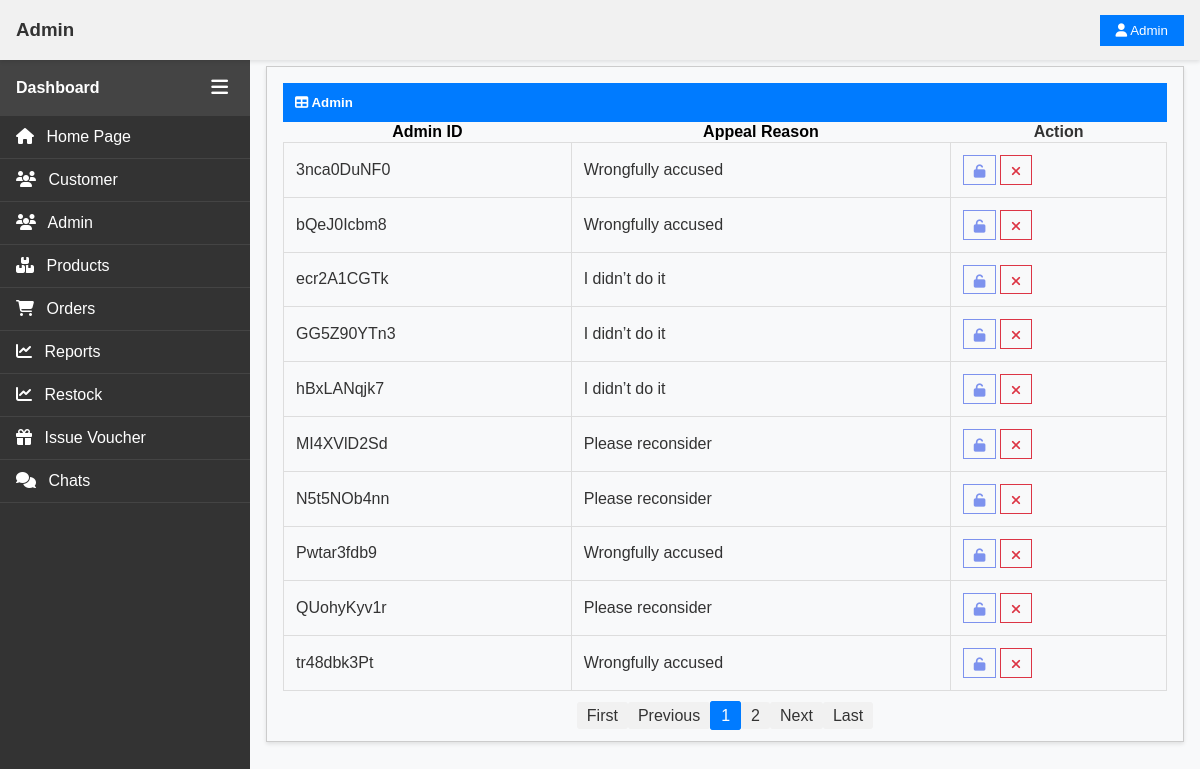
/pages/admin/view_admin_request.php (signed in), run on the app's committed database.
### tables this page shows
CREATE TABLE `blockeduser` (
  `blockedUserID` varchar(15) NOT NULL,
  `role` enum('user','staff') NOT NULL,
  `status` enum('-','reject','request') NOT NULL,
  `appealReason` varchar(30) DEFAULT NULL
);

### pages/admin/view_admin_request.php (the view, shortened to what this page needs)
<?php
require '../../_base.php';
require __DIR__ . "/../admin/main.php";
?>
<?php
$fields = [
    'blockedUserID' => 'Admin ID',
    'appealReason'=>'Appeal Reason'
];
$sort = req('sort');
key_exists($sort, $fields) || $sort = 'blockedUserID';
$dir = req('dir');
in_array($dir, ['asc', 'desc']) || $dir = 'asc';
$page = req('page', 1);
require_once '../../Pager.php';
$p = new Pager("SELECT * FROM blockeduser WHERE role ='staff' AND status='request' ORDER BY $sort $dir", [], 10, $page);
 $arr = $p->result;
?>
<div class="main-content">
    <div class="container-table">
        <div style="padding: 1rem;">
            <table class="tb">
                <div class="tb-title">
                    <h5 style="margin: 0;"><i class="fas fa-table"></i> Admin </h5>
                    <tr class="Ruquet Unblock (ADMIN)">
                        <th>Action</th>
                    </tr>
                </div>
                <?php foreach ($arr as $a): ?>
                    <tr class="row">
                        <td class="td"><?= $a->blockedUserID ?></td>
                        <td class="td"><?= $a->appealReason ?></td>
                        <td class="td">
                        <button onclick="playSoundE()" class="action-btn-unblocked" data-post="/pages/admin/unblockAdmin.php?id=<?= $a->blockedUserID  ?> "
                        data-confirm="Are you sure you want to unblock this user?"><i class="fas fa-unlock"></i></button>
                        <button onclick="playSoundB()" class="action-btn-delete" data-post="/pages/admin/rejectUnblock.php?blockedUserID=<?= $a->blockedUserID ?>&role=<?= $a->role ?>"
                        data-confirm="Are you sure you want to reject unblock this user?"><i class="fa-solid fa-xmark"></i></button>
                    </td>
                    </tr>
                <?php endforeach ?>
            </table>
            <div class="pagination" style="text-align: center; margin-top: 1rem;">
                <?= $p->html("sort=$sort&dir=$dir") ?>
            </div>
        </div>
    </div>
</div>
<?php
require '../../admin_foot.php';
?>

### css/main.css (style rules this page uses)
body { margin: 0; padding: 0; font-family: Arial, sans-serif; background-color: #f8f9fa; color: #333; }
.main-content { margin-left: var(--sidebar-width); margin-top: 50px; padding: 1rem; }
.container-table { border: 1px solid #ccc; box-shadow: 0 2px 4px rgba(0,0,0,0.1); }
.tb-title { background-color: #007bff; color: #fff; padding: 0.75rem; }
.tb { width: 100%; border-collapse: collapse; }
.td { padding: 0.75rem; border: 1px solid #ddd; }
.action-btn-delete { padding: 0.3rem 0.6rem; padding-top: 8px ; border: 1px solid #dc3545; background: none; cursor: pointer; color: #dc3545; }
.action-btn-unblocked { padding: 0.3rem 0.6rem; padding-top: 8px ; border: 1px solid #7d92ee; background: none; cursor: pointer; color: #7d92ee; }
.pagination { display: flex; justify-content: center; align-items: center; gap: 5px; }

### css/topbar.css (style rules this page uses)
:root { --topbar-height: 60px; }

### css/sidebar.css (style rules this page uses)
:root { --sidebar-width: 250px; --topbar-height: 60px; }

### css/admin.css (style rules this page uses)
* { box-sizing: border-box; }
:root { --side-container-width: 150px; }
body { margin: 0; font-family: Arial, sans-serif; }
.main-content { margin-left: var(--sidebar-width); margin-top: 50px; padding: 1rem; }
.container-table { border: 1px solid #ccc; box-shadow: 0 2px 4px rgba(0,0,0,0.1); }
.tb-title { background-color: #007bff; color: #fff; padding: 0.75rem; }
.tb { width: 100%; border-collapse: collapse; }
.td { padding: 0.75rem; border: 1px solid #ddd; }
.action-btn-delete { padding: 0.3rem 0.6rem; padding-top: 8px ; border: 1px solid #dc3545; background: none; cursor: pointer; color: #dc3545; }
.action-btn-unblocked { padding: 0.3rem 0.6rem; padding-top: 8px ; border: 1px solid #7d92ee; background: none; cursor: pointer; color: #7d92ee; }

### css/admin_management.css (style rules this page uses)
.row { height: 5vh; }

### data on the page
blockeduser: blockedUserID "3nca0DuNF0", appealReason "Wrongfully accused"
blockeduser: blockedUserID "bQeJ0Icbm8", appealReason "Wrongfully accused"
blockeduser: blockedUserID "ecr2A1CGTk", appealReason "I didn’t do it"
blockeduser: blockedUserID "GG5Z90YTn3", appealReason "I didn’t do it"
blockeduser: blockedUserID "hBxLANqjk7", appealReason "I didn’t do it"
blockeduser: blockedUserID "MI4XVlD2Sd", appealReason "Please reconsider"
blockeduser: blockedUserID "N5t5NOb4nn", appealReason "Please reconsider"
blockeduser: blockedUserID "Pwtar3fdb9", appealReason "Wrongfully accused"
blockeduser: blockedUserID "QUohyKyv1r", appealReason "Please reconsider"
blockeduser: blockedUserID "tr48dbk3Pt", appealReason "Wrongfully accused"

### other printed values
$v "Admin ID"
$v "Appeal Reason"
